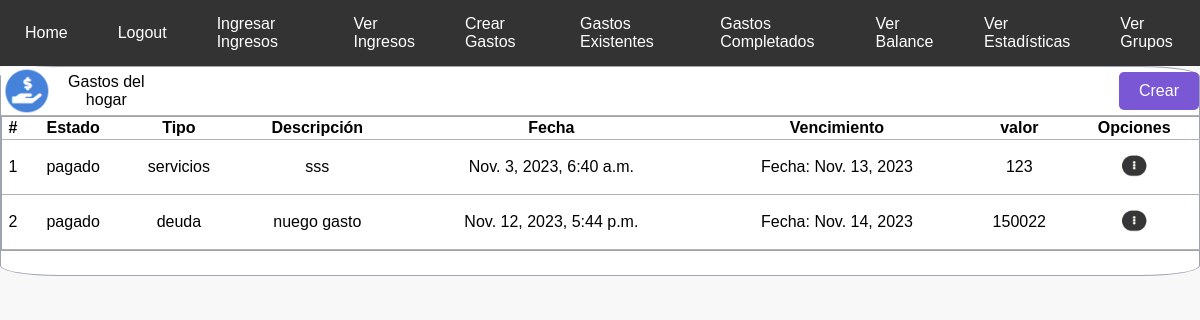
Page /verGastos/completados/ (signed in) on the committed database.
### tasks/models.py (models this page shows, shortened)
class CrearGasto(models.Model):
    id = models.AutoField(primary_key=True)
    Nombre = models.CharField(max_length=50)
    TIPO_GASTO_CHOICES = [
        ('servicios', 'Servicio'),
        ('deuda', 'Deuda'),
        ('comida', 'Comida'),
        ('hogar', 'Hogar'),
        ('educacion','Educacion'),
        ('ocio','Ocio'),
        ('otros', 'Otros'),
    ]
    TipoGasto = models.CharField(max_length=50, choices=TIPO_GASTO_CHOICES)
    Descripcion = models.CharField(max_length=50)
    Valor = models.BigIntegerField(default=0, blank=True, null=True)
    datecreated = models.DateTimeField(auto_now_add=True)
    datecompleted = models.DateTimeField(null=True)
    IMPORTANCIA_CHOICES = [
        ('alto', 'Alto'),
        ('medio', 'Medio'),
        ('bajo', 'Bajo'),
    ]
    Importancia = models.CharField(max_length=50, choices=IMPORTANCIA_CHOICES, default='medio')
    FRECUENCIA_CHOICES = [
        ('mensual', 'Mensual'),
        ('trimestral', 'Trimestral'),
        ('semestral', 'Semestral'),
        ('unico', 'Único'),
    ]
    Frecuencia = models.CharField(max_length=50, choices=FRECUENCIA_CHOICES, default='unico')
    FechaVencimiento = models.DateField(null=True, blank=True)
    user = models.ForeignKey(User, on_delete=models.CASCADE)

### tasks/views.py (the view)
# urls.py: path('verGastos/completados/',views.verGastosCompletados, name = 'verGastosCompletados'),
@login_required
def verGastosCompletados(request):
    gastos = CrearGasto.objects.filter(user=request.user, datecompleted__isnull=False).order_by
    ('-datecompleted')
    return render(request, 'verGastos.html',{'Gastos' : gastos})

### tasks/templates/verGastos.html
{% extends 'base.html' %}
{% load static %}
{% block content %}
<link rel="stylesheet" type="text/css" href='{% static "css/gastos.css" %}'>
<div class="container">
    <div class = "headTable">
        <img src='{% static "images/mano_dolar_azul.png"%}'>
        <p>Gastos del hogar</p>
        <a class="Btn_crear_gasto" href="/verGastos/crearGastos/">Crear</a>
    </div>
    <div class="div_tabla">
        <table class="gastos-table">
            <tr>
                <th>#</th>
                <th>Estado</th>
                <th>Tipo</th>
                <th>Descripción</th>
                <th>Fecha</th>
                <th>Vencimiento</th>
                <th>valor</th>
                <th>Opciones</th>
            </tr>
            {% for CrearGasto in Gastos %}
                <tr>
                    <td>{{ forloop.counter }}</td>
                    <td><p>pagado</p></td>
                    <td><p class="tipo_gasto">{{ CrearGasto.TipoGasto }}</p></td>
                    <td><p class="gasto-title">{{ CrearGasto.Nombre }}</p></td>
                    <td><p class="gasto-description">{{ CrearGasto.datecreated }}</p></td>
                    <td><p class="date-completed">Fecha: {{ CrearGasto.FechaVencimiento}}</p></td>
                    <td><p class="valor_gasto">{{ CrearGasto.Valor }}</p></td>
                    <td><a  margin: 0  href="{% url 'gastoDetail' CrearGasto.id %}" >
                        <img class = "menu_gasto" width="30px" src='{% static "images/menu_puntos_gris.png"%}'>
                    </a></td>
                </tr>
            {% endfor %}
        </table>
    </div>
</div>
{% endblock %}

### tasks/static/css/gastos.css (style rules this page uses)
body { background-color: #F8F8F8; display: flex; flex-direction: column; min-height: 100vh; font-family: 'Lucida Sans', 'Lucida Sans Regular', 'Lucida Grande', 'Lucida Sans Unicode', Geneva, Verdana, sans-serif; }
.container { border-radius: 5%; border: 1px solid #9DA3B1; text-align: center; background-color: #FFFFFF; position: relative; }
.gastos-table { margin: auto; width: 100%; border-collapse: collapse; position: relative; }
.headTable { width: 100%; width: 100%; display: flex; align-items: center; border-bottom: 1px solid #b6b1b1; }
.headTable img { width: 50px; height: auto; margin-right: 1px; }
.headTable p { margin: 0; }
.headTable a { background-color: #7957D5; color: white; border: none; padding: 10px 20px; text-align: center; text-decoration: none; display: inline-block; font-size: 16px; cursor: pointer; margin-left: 80%; }
.div_tabla { border: 1px solid #9DA3B1; width: 100%; margin-bottom: 2%; }
table.gastos-table th, table.gastos-table td { border-bottom: 1px solid #b6b1b1; padding: 2px; }

### tasks/templates/base.html (style rules this page uses)
body { margin: 0; padding: 0; font-family: Arial, sans-serif; background-color: #f2f2f2; }
a { text-decoration: none; color: #fff; padding: 5px 10px; border-radius: 5px; transition: background-color 0.3s, color 0.3s, border-color 0.3s; display: block; }

### rows in the picture
CrearGasto: TipoGasto "servicios", Nombre "sss", datecreated "Nov. 3, 2023, 6:40 a.m.", FechaVencimiento "Nov. 13, 2023", Valor "123"
CrearGasto: TipoGasto "deuda", Nombre "nuego gasto", datecreated "Nov. 12, 2023, 5:44 p.m.", FechaVencimiento "Nov. 14, 2023", Valor "150022"
